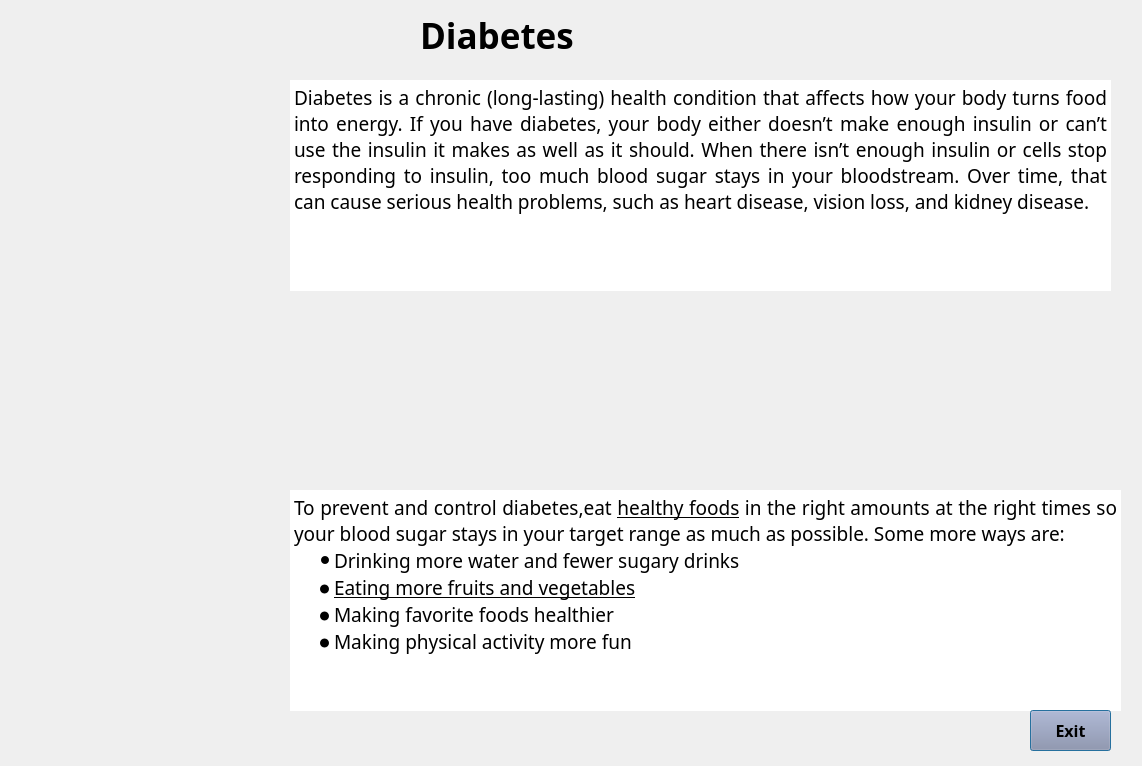
<?xml version="1.0" encoding="UTF-8"?>
<ui version="4.0">
 <class>Diabetes</class>
 <widget class="QDialog" name="Diabetes">
  <property name="geometry">
   <rect>
    <x>0</x>
    <y>0</y>
    <width>1142</width>
    <height>766</height>
   </rect>
  </property>
  <property name="windowTitle">
   <string>Dialog</string>
  </property>
  <widget class="QTextBrowser" name="textBrowser">
   <property name="geometry">
    <rect>
     <x>290</x>
     <y>80</y>
     <width>821</width>
     <height>211</height>
    </rect>
   </property>
   <property name="font">
    <font>
     <family>Rockwell</family>
     <pointsize>16</pointsize>
    </font>
   </property>
   <property name="frameShape">
    <enum>QFrame::NoFrame</enum>
   </property>
   <property name="frameShadow">
    <enum>QFrame::Plain</enum>
   </property>
   <property name="html">
    <string>&lt;!DOCTYPE HTML PUBLIC &quot;-//W3C//DTD HTML 4.0//EN&quot; &quot;http://www.w3.org/TR/REC-html40/strict.dtd&quot;&gt;
&lt;html&gt;&lt;head&gt;&lt;meta name=&quot;qrichtext&quot; content=&quot;1&quot; /&gt;&lt;style type=&quot;text/css&quot;&gt;
p, li { white-space: pre-wrap; }
&lt;/style&gt;&lt;/head&gt;&lt;body style=&quot; font-family:'Rockwell'; font-size:16pt; font-weight:400; font-style:normal;&quot;&gt;
&lt;p align=&quot;justify&quot; style=&quot; margin-top:0px; margin-bottom:0px; margin-left:0px; margin-right:0px; -qt-block-indent:0; text-indent:0px;&quot;&gt;&lt;span style=&quot; font-family:'MS Shell Dlg 2'; font-size:14pt;&quot;&gt;Diabetes is a chronic (long-lasting) health condition that affects how your body turns food into energy. If you have diabetes, your body either doesn’t make enough insulin or can’t use the insulin it makes as well as it should. When there isn’t enough insulin or cells stop responding to insulin, too much blood sugar stays in your bloodstream. Over time, that can cause serious health problems, such as heart disease, vision loss, and kidney disease.&lt;/span&gt;&lt;/p&gt;
&lt;p align=&quot;justify&quot; style=&quot;-qt-paragraph-type:empty; margin-top:0px; margin-bottom:0px; margin-left:0px; margin-right:0px; -qt-block-indent:0; text-indent:0px; font-family:'MS Shell Dlg 2'; font-size:14pt;&quot;&gt;&lt;br /&gt;&lt;/p&gt;&lt;/body&gt;&lt;/html&gt;</string>
   </property>
  </widget>
  <widget class="QLabel" name="label">
   <property name="geometry">
    <rect>
     <x>420</x>
     <y>10</y>
     <width>191</width>
     <height>51</height>
    </rect>
   </property>
   <property name="font">
    <font>
     <family>Rockwell</family>
     <pointsize>26</pointsize>
     <weight>75</weight>
     <bold>true</bold>
    </font>
   </property>
   <property name="text">
    <string>Diabetes</string>
   </property>
  </widget>
  <widget class="QLabel" name="label_2">
   <property name="geometry">
    <rect>
     <x>290</x>
     <y>280</y>
     <width>311</width>
     <height>191</height>
    </rect>
   </property>
   <property name="text">
    <string/>
   </property>
  </widget>
  <widget class="QLabel" name="label_3">
   <property name="geometry">
    <rect>
     <x>630</x>
     <y>280</y>
     <width>471</width>
     <height>191</height>
    </rect>
   </property>
   <property name="text">
    <string/>
   </property>
  </widget>
  <widget class="QTextBrowser" name="textBrowser_2">
   <property name="geometry">
    <rect>
     <x>290</x>
     <y>490</y>
     <width>831</width>
     <height>221</height>
    </rect>
   </property>
   <property name="font">
    <font>
     <family>Rockwell</family>
     <pointsize>8</pointsize>
     <weight>50</weight>
     <italic>false</italic>
     <bold>false</bold>
    </font>
   </property>
   <property name="styleSheet">
    <string notr="true">font: 8pt &quot;Rockwell&quot;;</string>
   </property>
   <property name="frameShape">
    <enum>QFrame::NoFrame</enum>
   </property>
   <property name="frameShadow">
    <enum>QFrame::Plain</enum>
   </property>
   <property name="html">
    <string>&lt;!DOCTYPE HTML PUBLIC &quot;-//W3C//DTD HTML 4.0//EN&quot; &quot;http://www.w3.org/TR/REC-html40/strict.dtd&quot;&gt;
&lt;html&gt;&lt;head&gt;&lt;meta name=&quot;qrichtext&quot; content=&quot;1&quot; /&gt;&lt;style type=&quot;text/css&quot;&gt;
p, li { white-space: pre-wrap; }
&lt;/style&gt;&lt;/head&gt;&lt;body style=&quot; font-family:'Rockwell'; font-size:8pt; font-weight:400; font-style:normal;&quot;&gt;
&lt;p align=&quot;justify&quot; style=&quot; margin-top:0px; margin-bottom:0px; margin-left:0px; margin-right:0px; -qt-block-indent:0; text-indent:0px;&quot;&gt;&lt;span style=&quot; font-family:'MS Shell Dlg 2'; font-size:14pt;&quot;&gt;To prevent and control diabetes,eat &lt;/span&gt;&lt;span style=&quot; font-family:'MS Shell Dlg 2'; font-size:14pt; text-decoration: underline;&quot;&gt;healthy foods&lt;/span&gt;&lt;span style=&quot; font-family:'MS Shell Dlg 2'; font-size:14pt;&quot;&gt; in the right amounts at the right times so your blood sugar stays in your target range as much as possible. Some more ways are:&lt;/span&gt;&lt;/p&gt;
&lt;ul style=&quot;margin-top: 0px; margin-bottom: 0px; margin-left: 0px; margin-right: 0px; -qt-list-indent: 1;&quot;&gt;&lt;li style=&quot; font-family:'Open Sans','apple-system','blinkmacsystemfont','Segoe UI','Helvetica Neue','arial','sans-serif'; font-size:14pt; color:#000000;&quot; align=&quot;justify&quot; style=&quot; margin-top:0px; margin-bottom:0px; margin-left:0px; margin-right:0px; -qt-block-indent:0; text-indent:0px;&quot;&gt;Drinking more water and fewer sugary drinks&lt;/li&gt;
&lt;li style=&quot; font-family:'Open Sans','apple-system','blinkmacsystemfont','Segoe UI','Helvetica Neue','arial','sans-serif'; font-size:16pt; color:#000000;&quot; align=&quot;justify&quot; style=&quot; margin-top:0px; margin-bottom:0px; margin-left:0px; margin-right:0px; -qt-block-indent:0; text-indent:0px;&quot;&gt;&lt;span style=&quot; font-size:14pt; text-decoration: underline;&quot;&gt;Eating more fruits and vegetables&lt;/span&gt;&lt;/li&gt;
&lt;li style=&quot; font-family:'Open Sans','apple-system','blinkmacsystemfont','Segoe UI','Helvetica Neue','arial','sans-serif'; font-size:16pt; color:#000000;&quot; align=&quot;justify&quot; style=&quot; margin-top:0px; margin-bottom:0px; margin-left:0px; margin-right:0px; -qt-block-indent:0; text-indent:0px;&quot;&gt;&lt;span style=&quot; font-size:14pt;&quot;&gt;Making favorite foods healthier&lt;/span&gt;&lt;/li&gt;
&lt;li style=&quot; font-family:'Open Sans','apple-system','blinkmacsystemfont','Segoe UI','Helvetica Neue','arial','sans-serif'; font-size:16pt; color:#000000;&quot; align=&quot;justify&quot; style=&quot; margin-top:0px; margin-bottom:0px; margin-left:0px; margin-right:0px; -qt-block-indent:0; text-indent:0px;&quot;&gt;&lt;span style=&quot; font-size:14pt;&quot;&gt;Making physical activity more fun&lt;/span&gt;&lt;/li&gt;&lt;/ul&gt;&lt;/body&gt;&lt;/html&gt;</string>
   </property>
  </widget>
  <widget class="QLabel" name="label_4">
   <property name="geometry">
    <rect>
     <x>580</x>
     <y>710</y>
     <width>341</width>
     <height>41</height>
    </rect>
   </property>
   <property name="font">
    <font>
     <family>Rockwell</family>
     <pointsize>10</pointsize>
    </font>
   </property>
   <property name="text">
    <string/>
   </property>
  </widget>
  <widget class="QPushButton" name="pushButton_2">
   <property name="geometry">
    <rect>
     <x>1030</x>
     <y>710</y>
     <width>81</width>
     <height>41</height>
    </rect>
   </property>
   <property name="font">
    <font>
     <family>Rockwell</family>
     <pointsize>12</pointsize>
     <weight>75</weight>
     <bold>true</bold>
    </font>
   </property>
   <property name="styleSheet">
    <string notr="true">background-color: rgb(146, 144, 170);</string>
   </property>
   <property name="text">
    <string>Exit</string>
   </property>
  </widget>
 </widget>
 <resources/>
 <connections/>
</ui>
